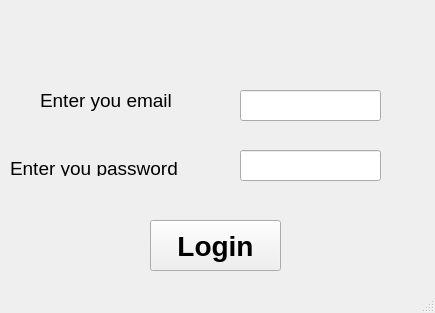
<?xml version="1.0" encoding="UTF-8"?>
<ui version="4.0">
 <class>MainWindow</class>
 <widget class="QMainWindow" name="MainWindow">
  <property name="geometry">
   <rect>
    <x>0</x>
    <y>0</y>
    <width>435</width>
    <height>313</height>
   </rect>
  </property>
  <property name="windowTitle">
   <string>MainWindow</string>
  </property>
  <widget class="QWidget" name="centralwidget">
   <widget class="QLineEdit" name="LE_pass">
    <property name="geometry">
     <rect>
      <x>240</x>
      <y>150</y>
      <width>141</width>
      <height>31</height>
     </rect>
    </property>
    <property name="font">
     <font>
      <pointsize>13</pointsize>
     </font>
    </property>
   </widget>
   <widget class="QLineEdit" name="LE_email">
    <property name="geometry">
     <rect>
      <x>240</x>
      <y>90</y>
      <width>141</width>
      <height>31</height>
     </rect>
    </property>
    <property name="font">
     <font>
      <pointsize>13</pointsize>
     </font>
    </property>
   </widget>
   <widget class="QLabel" name="TL_email">
    <property name="geometry">
     <rect>
      <x>40</x>
      <y>80</y>
      <width>131</width>
      <height>41</height>
     </rect>
    </property>
    <property name="font">
     <font>
      <pointsize>14</pointsize>
     </font>
    </property>
    <property name="text">
     <string>Enter you email</string>
    </property>
   </widget>
   <widget class="QLabel" name="TL_pass">
    <property name="geometry">
     <rect>
      <x>10</x>
      <y>160</y>
      <width>171</width>
      <height>16</height>
     </rect>
    </property>
    <property name="font">
     <font>
      <pointsize>14</pointsize>
     </font>
    </property>
    <property name="text">
     <string>Enter you password</string>
    </property>
   </widget>
   <widget class="QPushButton" name="BT_login">
    <property name="geometry">
     <rect>
      <x>150</x>
      <y>220</y>
      <width>131</width>
      <height>51</height>
     </rect>
    </property>
    <property name="font">
     <font>
      <pointsize>21</pointsize>
      <bold>true</bold>
     </font>
    </property>
    <property name="cursor">
     <cursorShape>PointingHandCursor</cursorShape>
    </property>
    <property name="text">
     <string>Login</string>
    </property>
   </widget>
  </widget>
  <widget class="QStatusBar" name="statusbar"/>
 </widget>
 <resources/>
 <connections/>
</ui>
